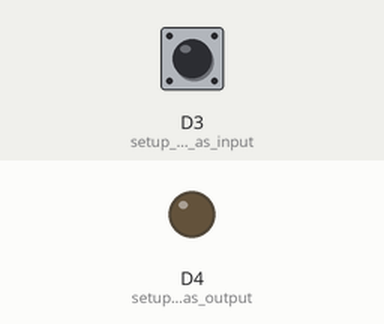
This program was run on a simulated ESP8266 (Wemos D1 mini). Shown: output pins drawn as LEDs (lit = HIGH). Inputs (shaded band) come from the test bench; at power-on: D3 (setup_button_pis_as_input) HIGH. What the program prints to the serial monitor is not drawn.

Above: at 1.2 s.
1.3 s: D3 (setup_button_pis_as_input) pulled LOW for 0.15 s
At 1.37 s:
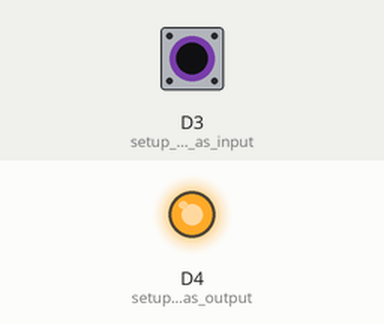
2.9 s: D3 (setup_button_pis_as_input) pulled LOW for 3.2 s
At 6.9 s:
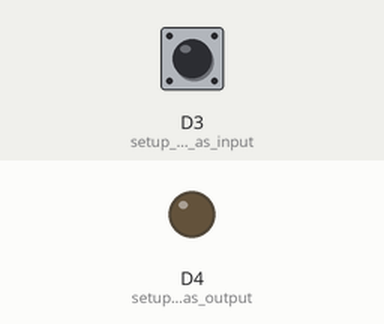
Timing chart, 0 to 8.4 s (numbered marks = the images above; inputs shaded):
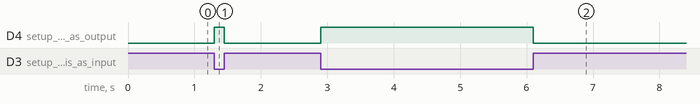

The program:

main.cpp
```cpp
#include <Arduino.h>                    // Arduino framework reference

void setup() {
  pinMode(BUILTIN_LED, OUTPUT);         // setup led pin as output
  Serial.begin(9600);                   // setup port COM with bound 9600 bps
  while (!Serial) ;                     // wait for serial port
  pinMode(D3, INPUT);                   // setup button pis as input
}

void loop() {
  byte state = digitalRead(D3);         // read state of D3 pin
  if (LOW == state) {
    digitalWrite(BUILTIN_LED, HIGH);    // turn off led
  } else {
    digitalWrite(BUILTIN_LED, LOW);     // turn on led
  }
  Serial.println(state);                // sebd state to COM
}
```

Measured:
- after the input at 1.3 s, D4 (setup_led_pin_as_output): LOW → HIGH at once, → LOW 0.15 s later
- after the input at 2.9 s, D4 (setup_led_pin_as_output): LOW → HIGH at once, → LOW 3.2 s later
